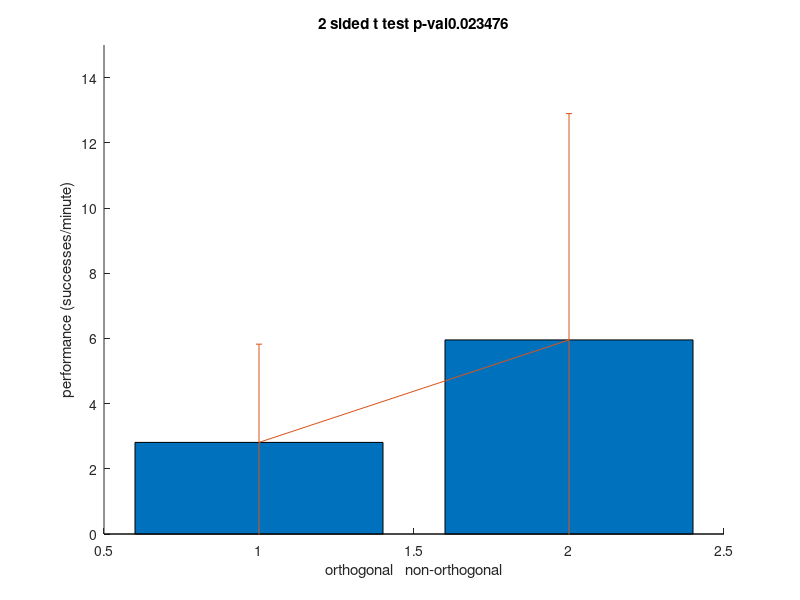

Source code (MATLAB): (Note: this script raises an error after producing the figure.)
%modelID = 34;
%basename = './gpfa_data/run';
%
%conn = database('',databaseuser,databasepwd,'com.mysql.jdbc.Driver', ...
%	databaseurl);
%
%paramcode = exec(conn, ['SELECT `description` FROM models WHERE modelID = ' num2str(modelID)]);
%paramcode = fetch(paramcode);
%paramcode = paramcode.Data{1};
%eval(paramcode);
%
%%Extract the runs
%conn = db_conn();
%results = exec(conn, ['SELECT a.id, et.manualrecording, ' ...
%' et.1DBCrecording, et.dualrecording, et.manualrecordingafter FROM analyses a ' ...
%'INNER JOIN experiment_tuning et ' ...
%'ON et.experiment_id = a.experiment_id WHERE modelID = ' num2str(modelID)]);
%results = fetch(results);
%results = results.Data;
%nR = size(results,1);
%
%ndim = 5;
%
%paMCBC = [];
%paMCDC = [];
%paMCMC2 = [];
%paBCDC = [];
%
%paMCBCI = [];
%paBCBCI = [];
%paDCBCI = [];
%
%pvalMCBC = [];
%pvalMCDC = [];
%pvalMCMC2 = [];
%pvalBCDC = [];
%
%nsigMCBC = [];
%nsigMCDC = [];
%nsigMCMC2 = [];
%nsigBCDC = [];
%
%pvalMCBCI = [];
%pvalBCBCI = [];
%pvalDCBCI = [];
%
%allrates = [];
%
%ratesMCBC = [];
%ratesMCDC = [];
%ratesBCDC = [];
%ratesMCMC2 = [];
%
%mu_dtheta_MCBC = [];
%mu_dtheta_MCDC = [];
%mu_dtheta_BCDC = [];
%mu_dtheta_MCMC2 = [];
%
%tuning_type = [];
%
%bci_data = fetch(exec(conn, ['SELECT fl1.dir, fl2.dir, fl3.dir, fl5.dir, et1.`tuning_type`, rec1.`successrate`, rec2.`successrate`, '...
%' IF(EXISTS (SELECT * FROM `bci_units` bci WHERE bci.`ID` = et1.`1DBCrecording` AND bci.unit = flin1.unit), '...
%' 1, 0), flin1.`nev file` FROM '...
%'`experiment_tuning` et1 '...
%'INNER JOIN `fits` flin1 '...
%'ON flin1.`nev file` = et1.`manualrecording`'...
%'INNER JOIN `fits_linear` fl1 '...
%'ON flin1.id = fl1.id '...
%'INNER JOIN `fits` flin2 '...
%'ON flin2.`nev file` = et1.`1DBCrecording`'...
%'INNER JOIN `fits_linear` fl2 '...
%'ON flin2.id = fl2.id '...
%'INNER JOIN `fits` flin3 '...
%'ON flin3.`nev file` = et1.`manualrecordingafter`'...
%'INNER JOIN `fits_linear` fl3 '...
%'ON flin3.id = fl3.id '...
%'INNER JOIN `fits` flin5 '...
%'ON flin5.`nev file` = et1.`dualrecording`'...
%'INNER JOIN `fits_linear` fl5 '...
%'ON flin5.id = fl5.id '...
%'INNER JOIN `recordings` rec1 '...
%'ON rec1.`nev file` = et1.`1DBCrecording` '...
%'INNER JOIN `recordings` rec2 '...
%'ON rec2.`nev file` = et1.`dualrecording` '...
%'WHERE flin1.modelID = 30 AND flin2.modelID = 30 AND flin3.modelID = 30 AND flin5.modelID = 30 ' ...
%'AND flin1.unit = flin2.unit AND flin2.unit = flin3.unit AND flin2.unit = flin5.unit '...
%'AND fl1.r2 > .01 AND fl3.r2 > .01']));
%all_r2 = cell2mat(bci_data.Data(:,1:4));
%bcituningtype = cell2mat(bci_data.Data(:,5));
%bciperformance = 50*cell2mat(bci_data.Data(:,6:7))+10;
%bciunit = cell2mat(bci_data.Data(:,8));
%nevfiles = bci_data.Data(:,9);
%
%rot = (bcituningtype == 1 | bcituningtype == 3| bcituningtype == 4);
%bci = bciunit == 1;
%nonbci = bciunit == 0;
%
%dof_bci = sum(bci)-1;
%dof_nonbci = sum(nonbci)-1;
%
%%1 = mc1 
%%2 = bc
%%3 = mc2 
%%4 = dc 
%
%mc1bc_difftheta_all = abs(center_angles(all_r2(:,1), all_r2(:,2)));
%mc1mc2_difftheta_all = abs(center_angles(all_r2(:,1), all_r2(:,3)));
%mc2bc_difftheta_all = abs(center_angles(all_r2(:,3), all_r2(:,2)));
%mcdc_difftheta_all = abs(center_angles(all_r2(:,1), all_r2(:,4)));
%bcdc_difftheta_all = abs(center_angles(all_r2(:,2), all_r2(:,4)));
%
%mc1bc_difftheta = abs(center_angles(all_r2(rot,1), all_r2(rot,2)));
%mc1mc2_difftheta = abs(center_angles(all_r2(rot,1), all_r2(rot,3)));
%mc2bc_difftheta = abs(center_angles(all_r2(rot,3), all_r2(rot,2)));
%mcdc_difftheta = abs(center_angles(all_r2(rot,1), all_r2(rot,4)));
%bcdc_difftheta = abs(center_angles(all_r2(rot,2), all_r2(rot,4)));
%
%bci_mc1bc_difftheta = abs(center_angles(all_r2(bci,1), all_r2(bci,2)));
%bci_mc1mc2_difftheta = abs(center_angles(all_r2(bci,1), all_r2(bci,3)));
%bci_mc2bc_difftheta = abs(center_angles(all_r2(bci,3), all_r2(bci,2)));
%bci_mcdc_difftheta = abs(center_angles(all_r2(bci,1), all_r2(bci,4)));
%bci_bcdc_difftheta = abs(center_angles(all_r2(bci,2), all_r2(bci,4)));
%
%nonbci_mc1bc_difftheta = abs(center_angles(all_r2(nonbci,1), all_r2(nonbci,2)));
%nonbci_mc1mc2_difftheta = abs(center_angles(all_r2(nonbci,1), all_r2(nonbci,3)));
%nonbci_mc2bc_difftheta = abs(center_angles(all_r2(nonbci,3), all_r2(nonbci,2)));
%nonbci_mcdc_difftheta = abs(center_angles(all_r2(nonbci,1), all_r2(nonbci,4)));
%nonbci_bcdc_difftheta = abs(center_angles(all_r2(nonbci,2), all_r2(nonbci,4)));
%
%%Open the file for each condition
%for idx = 1:nR
%	analysis_id = results{idx,1};
%	mcnev = results{idx,2};
%	bcnev = results{idx,3};
%	dcnev = results{idx,4};
%	mc2nev = results{idx,5};
%
%	fn_out1 = [basename '_' num2str(analysis_id) '_' num2str(1) '.mat'];
%	fn_out2 = [basename '_' num2str(analysis_id) '_' num2str(2) '.mat'];
%	fn_out3 = [basename '_' num2str(analysis_id) '_' num2str(3) '.mat'];
%	fn_out4 = [basename '_' num2str(analysis_id) '_' num2str(4) '.mat'];
%
%	if exist(fn_out1, 'file')
%		load(fn_out1);
%		MCspace = estParams.Corth(:,1:ndim);
%		load(fn_out2);
%		BCspace = estParams.Corth(:,1:ndim);
%		load(fn_out3);
%		DCspace = estParams.Corth(:,1:ndim);
%		load(fn_out4);
%		MC2space = estParams.Corth(:,1:ndim);
%	else 
%		display(['Cant find all files. Continuing'])
%		continue 
%	end
%
%	mcidx = find(cellfun(@(x) strcmp(mcnev, x), nevfiles));
%	%Average change in tuning angle between conditions
%	mu_dtheta_MCBC(idx) = mean(mc1bc_difftheta_all(mcidx));
%	mu_dtheta_MCDC(idx) = mean(mcdc_difftheta_all(mcidx));
%	mu_dtheta_MCMC2(idx) = mean(mc1mc2_difftheta_all(mcidx));
%	mu_dtheta_BCDC(idx) = mean(bcdc_difftheta_all(mcidx));
%
%	tuning_type(idx) = bcituningtype(mcidx(1));
%
%	nU = size(MCspace, 1);
%
%	%Figure out units to use... above 5hz in all recordings
%	units = fetch(exec(conn, ['SELECT u1.unit FROM '...
%	'`experiment_tuning` et1 '...
%	'INNER JOIN `units` u1 '...
%	'ON u1.`nev file` = et1.`manualrecording` '...
%	'INNER JOIN `units` u2 '...
%	'ON u2.`nev file` = et1.`1DBCrecording` '...
%	'INNER JOIN `units` u3 '...
%	'ON u3.`nev file` = et1.`manualrecordingafter` '...
%	'INNER JOIN `units` u4 '...
%	'ON u4.`nev file` = et1.`dualrecording` '...
%	'WHERE u1.unit = u2.unit AND u1.unit = u4.unit AND u1.unit = u3.unit AND '...
%	'u3.firingrate > ' num2str(threshold) ' AND ' ...
%	'u1.firingrate > ' num2str(threshold) ' AND u2.firingrate > ' num2str(threshold) ' AND '...
%	'u4.firingrate > ' num2str(threshold) ' AND et1.`manualrecording` = "' mcnev '"']));
%	otherunits = units.Data;
%
%	%Get the firing rate for the units
%	rates = fetch(exec(conn, ['SELECT u1.firingrate, u2.firingrate, u4.firingrate, u3.firingrate FROM '...
%	'`experiment_tuning` et1 '...
%	'INNER JOIN `units` u1 '...
%	'ON u1.`nev file` = et1.`manualrecording` '...
%	'INNER JOIN `units` u2 '...
%	'ON u2.`nev file` = et1.`1DBCrecording` '...
%	'INNER JOIN `units` u3 '...
%	'ON u3.`nev file` = et1.`manualrecordingafter` '...
%	'INNER JOIN `units` u4 '...
%	'ON u4.`nev file` = et1.`dualrecording` '...
%	'WHERE u1.unit = u2.unit AND u1.unit = u4.unit AND u1.unit = u3.unit AND '...
%	'u3.firingrate > ' num2str(threshold) ' AND ' ...
%	'u1.firingrate > ' num2str(threshold) ' AND u2.firingrate > ' num2str(threshold) ' AND '...
%	'u4.firingrate > ' num2str(threshold) ' AND et1.`manualrecording` = "' mcnev '"']));
%	rates = cell2mat(rates.Data);
%
%	ratesMCBC(idx) = corr(rates(:,1), rates(:,2));
%	ratesMCDC(idx) = corr(rates(:,1), rates(:,3));
%	ratesBCDC(idx) = corr(rates(:,2), rates(:,3));
%	ratesMCMC2(idx) = corr(rates(:,1), rates(:,4));
%	allrates = [allrates(:,:); rates];
%
%	%Get brain control units for BC session
%	bciunits = exec(conn, ['SELECT `unit` FROM bci_units WHERE `ID` = "' bcnev '"']);
%	bciunits = fetch(bciunits);
%	bciunits = bciunits.Data;
%	%Get brain control units for DC session
%	dualunits = exec(conn, ['SELECT `unit` FROM bci_units WHERE `ID` = "' dcnev '"']);
%	dualunits = fetch(dualunits);
%	dualunits = dualunits.Data;
%	allunits = unique([otherunits; bciunits; dualunits]);
%	a = sort(cellfun(@(x) str2num(x), allunits));
%	nU = size(allunits,1);
%	for j = 1:nU
%			allunits{j} = num2str(a(j));
%	end	
%
%	%Get BCI space for BC/DC session
%	BCIspace = zeros(nU, 2);
%	ind1=find(ismember(allunits,bciunits{1}));
%	ind2=find(ismember(allunits,bciunits{2}));
%	BCIspace(ind1,1) = 1;
%	BCIspace(ind2,2) = 1;
%
%	%Compute the angles between each condition
%	pasMCBC = subspacea(MCspace, BCspace);
%	pasMCDC = subspacea(MCspace, DCspace);
%	pasMCMC2 = subspacea(MCspace, MC2space);
%	pasBCDC = subspacea(BCspace, DCspace);
%
%	pvalsMCBC = 1-normcdf(sqrt(nU)*cos(pasMCBC));
%	pvalsMCDC = 1-normcdf(sqrt(nU)*cos(pasMCDC));
%	pvalsMCMC2 = 1-normcdf(sqrt(nU)*cos(pasMCMC2));
%	pvalsBCDC = 1-normcdf(sqrt(nU)*cos(pasBCDC));
%
%	nsigMCBC(idx) = sum(pvalsMCBC < 0.05);
%	nsigMCDC(idx) = sum(pvalsMCDC < 0.05);
%	nsigMCMC2(idx) = sum(pvalsMCMC2 < 0.05);
%	nsigBCDC(idx) = sum(pvalsBCDC < 0.05);
%
%	paMCBC(idx) = max(subspacea(MCspace, BCspace));
%	paMCDC(idx) = max(subspacea(MCspace, DCspace));
%	paMCMC2(idx) = max(subspacea(MCspace, MC2space));
%	paBCDC(idx) = max(subspacea(BCspace, DCspace));
%
%	pvalMCBC(idx) = 1-normcdf(sqrt(nU)*cos(paMCBC(idx)));
%	pvalMCDC(idx) = 1-normcdf(sqrt(nU)*cos(paMCDC(idx)));
%	pvalMCMC2(idx) = 1-normcdf(sqrt(nU)*cos(paMCMC2(idx)));
%	pvalBCDC(idx) = 1-normcdf(sqrt(nU)*cos(paBCDC(idx)));
%
%	%Compute the angles between neural space and the BC axes
%	paMCBCI(idx) = max(subspacea(MCspace, BCIspace));
%	paBCBCI(idx) = max(subspacea(BCspace, BCIspace));
%	paDCBCI(idx) = max(subspacea(DCspace, BCIspace));
%
%	pasMCBCI = subspacea(MCspace, BCIspace);
%	pasBCBCI = subspacea(BCspace, BCIspace);
%	pasDCBCI = subspacea(DCspace, BCIspace);
%
%	pvalsMCBCI = 1-normcdf(sqrt(nU)*cos(pasMCBCI));
%	pvalsBCBCI = 1-normcdf(sqrt(nU)*cos(pasBCBCI));
%	pvalsDCBCI = 1-normcdf(sqrt(nU)*cos(pasDCBCI));
%
%	nsigMCBCI(idx) = sum(pvalsMCBCI < 0.05);
%	nsigBCBCI(idx) = sum(pvalsBCBCI < 0.05);
%	nsigDCBCI(idx) = sum(pvalsDCBCI < 0.05);
%
%	pvalMCBCI(idx) = 1-normcdf(sqrt(nU)*cos(paMCBCI(idx)));
%	pvalBCBCI(idx) = 1-normcdf(sqrt(nU)*cos(paBCBCI(idx)));
%	pvalDCBCI(idx) = 1-normcdf(sqrt(nU)*cos(paDCBCI(idx)));
%
%	%Get whether was rotated or not...
%
%
%	%Get peformance in BC and DC trials
%	p = exec(conn, ['SELECT rec.successrate FROM `recordings` rec WHERE '...
%		'rec.`nev file` = "' bcnev '"']);
%	p = fetch(p);
%	p = p.Data;
%	BCperf(idx) = p{1};
%	p = exec(conn, ['SELECT rec.successrate FROM `recordings` rec WHERE '...
%		'rec.`nev file` = "' dcnev '"']);
%	p = fetch(p);
%	p = p.Data;
%	DCperf(idx) = p{1};
%end
%
%save('./scripts/fig4.mat')
load('./scripts/fig4.mat')

%thr = 1.3;

%Get threshold from ./scripts/fig4_nulldist
thr = 1.38;

DCperfnonorth = DCperf(paMCBCI < thr);
DCperforth = DCperf(paMCBCI > thr);
[h1, p1] = ttest2(DCperfnonorth, DCperforth);

BCperfnonorth = BCperf(paMCBCI < thr);
BCperforth = BCperf(paMCBCI > thr);
[h2, p2] = ttest2(BCperfnonorth, BCperforth);

clf
hold on 
bar([60*mean(BCperforth), 60*mean(BCperfnonorth)])
errorbar([60*mean(BCperforth), 60*mean(BCperfnonorth)], [60*std(BCperforth), 60*std(BCperfnonorth)])
ylabel('performance (successes/minute)')
xlabel('orthogonal   non-orthogonal')
title(['2 sided t test p-val' num2str(p2)])
ylim([0 15])
saveplot(gcf, './figures/analyseGPFA_boxplotBCperf_paMCBCI.eps')
clf
hold on 
bar([60*mean(DCperforth), 60*mean(DCperfnonorth)])
errorbar([60*mean(DCperforth), 60*mean(DCperfnonorth)], [60*std(DCperforth), 60*std(DCperfnonorth)])
ylabel('performance (successes/minute)')
xlabel('orthogonal   non-orthogonal')
title(['2 sided t test p-val' num2str(p1)])
ylim([0 15])
saveplot(gcf, './figures/analyseGPFA_boxplotDCperf_paMCBCI.eps')
